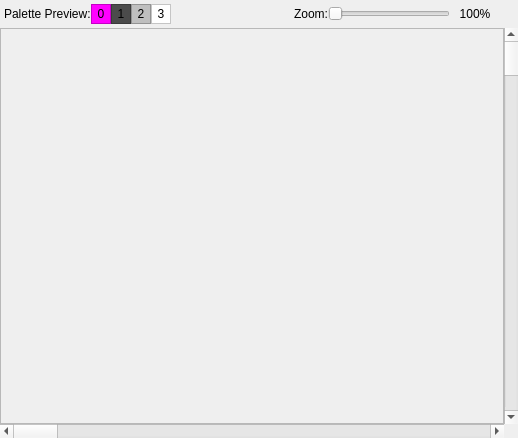
<?xml version="1.0" encoding="UTF-8"?>
<ui version="4.0">
 <class>CHRROMDisplayDialog</class>
 <widget class="QDialog" name="CHRROMDisplayDialog">
  <property name="geometry">
   <rect>
    <x>0</x>
    <y>0</y>
    <width>518</width>
    <height>438</height>
   </rect>
  </property>
  <property name="windowTitle">
   <string>Dialog</string>
  </property>
  <layout class="QGridLayout" name="gridLayout">
   <property name="margin">
    <number>0</number>
   </property>
   <property name="spacing">
    <number>0</number>
   </property>
   <item row="2" column="0">
    <widget class="QScrollBar" name="horizontalScrollBar">
     <property name="orientation">
      <enum>Qt::Horizontal</enum>
     </property>
    </widget>
   </item>
   <item row="1" column="0">
    <widget class="QFrame" name="frame">
     <property name="sizePolicy">
      <sizepolicy hsizetype="Preferred" vsizetype="Expanding">
       <horstretch>0</horstretch>
       <verstretch>0</verstretch>
      </sizepolicy>
     </property>
     <property name="frameShape">
      <enum>QFrame::StyledPanel</enum>
     </property>
     <property name="frameShadow">
      <enum>QFrame::Sunken</enum>
     </property>
     <layout class="QGridLayout" name="gridLayout_2">
      <property name="margin">
       <number>0</number>
      </property>
      <property name="spacing">
       <number>0</number>
      </property>
     </layout>
    </widget>
   </item>
   <item row="0" column="0">
    <layout class="QHBoxLayout" name="horizontalLayout">
     <property name="margin">
      <number>4</number>
     </property>
     <item>
      <widget class="QLabel" name="label">
       <property name="text">
        <string>Palette Preview:</string>
       </property>
      </widget>
     </item>
     <item>
      <widget class="QLabel" name="label_4">
       <property name="sizePolicy">
        <sizepolicy hsizetype="Fixed" vsizetype="Fixed">
         <horstretch>0</horstretch>
         <verstretch>0</verstretch>
        </sizepolicy>
       </property>
       <property name="minimumSize">
        <size>
         <width>20</width>
         <height>20</height>
        </size>
       </property>
       <property name="maximumSize">
        <size>
         <width>20</width>
         <height>20</height>
        </size>
       </property>
       <property name="palette">
        <palette>
         <active>
          <colorrole role="Base">
           <brush brushstyle="SolidPattern">
            <color alpha="255">
             <red>255</red>
             <green>255</green>
             <blue>255</blue>
            </color>
           </brush>
          </colorrole>
          <colorrole role="Window">
           <brush brushstyle="SolidPattern">
            <color alpha="255">
             <red>255</red>
             <green>0</green>
             <blue>255</blue>
            </color>
           </brush>
          </colorrole>
         </active>
         <inactive>
          <colorrole role="Base">
           <brush brushstyle="SolidPattern">
            <color alpha="255">
             <red>255</red>
             <green>255</green>
             <blue>255</blue>
            </color>
           </brush>
          </colorrole>
          <colorrole role="Window">
           <brush brushstyle="SolidPattern">
            <color alpha="255">
             <red>255</red>
             <green>0</green>
             <blue>255</blue>
            </color>
           </brush>
          </colorrole>
         </inactive>
         <disabled>
          <colorrole role="Base">
           <brush brushstyle="SolidPattern">
            <color alpha="255">
             <red>255</red>
             <green>0</green>
             <blue>255</blue>
            </color>
           </brush>
          </colorrole>
          <colorrole role="Window">
           <brush brushstyle="SolidPattern">
            <color alpha="255">
             <red>255</red>
             <green>0</green>
             <blue>255</blue>
            </color>
           </brush>
          </colorrole>
         </disabled>
        </palette>
       </property>
       <property name="autoFillBackground">
        <bool>true</bool>
       </property>
       <property name="frameShape">
        <enum>QFrame::StyledPanel</enum>
       </property>
       <property name="frameShadow">
        <enum>QFrame::Plain</enum>
       </property>
       <property name="text">
        <string>0</string>
       </property>
       <property name="alignment">
        <set>Qt::AlignCenter</set>
       </property>
      </widget>
     </item>
     <item>
      <widget class="QLabel" name="label_5">
       <property name="sizePolicy">
        <sizepolicy hsizetype="Fixed" vsizetype="Fixed">
         <horstretch>0</horstretch>
         <verstretch>0</verstretch>
        </sizepolicy>
       </property>
       <property name="minimumSize">
        <size>
         <width>20</width>
         <height>20</height>
        </size>
       </property>
       <property name="maximumSize">
        <size>
         <width>20</width>
         <height>20</height>
        </size>
       </property>
       <property name="palette">
        <palette>
         <active>
          <colorrole role="Base">
           <brush brushstyle="SolidPattern">
            <color alpha="255">
             <red>255</red>
             <green>255</green>
             <blue>255</blue>
            </color>
           </brush>
          </colorrole>
          <colorrole role="Window">
           <brush brushstyle="SolidPattern">
            <color alpha="255">
             <red>75</red>
             <green>75</green>
             <blue>75</blue>
            </color>
           </brush>
          </colorrole>
         </active>
         <inactive>
          <colorrole role="Base">
           <brush brushstyle="SolidPattern">
            <color alpha="255">
             <red>255</red>
             <green>255</green>
             <blue>255</blue>
            </color>
           </brush>
          </colorrole>
          <colorrole role="Window">
           <brush brushstyle="SolidPattern">
            <color alpha="255">
             <red>75</red>
             <green>75</green>
             <blue>75</blue>
            </color>
           </brush>
          </colorrole>
         </inactive>
         <disabled>
          <colorrole role="Base">
           <brush brushstyle="SolidPattern">
            <color alpha="255">
             <red>75</red>
             <green>75</green>
             <blue>75</blue>
            </color>
           </brush>
          </colorrole>
          <colorrole role="Window">
           <brush brushstyle="SolidPattern">
            <color alpha="255">
             <red>75</red>
             <green>75</green>
             <blue>75</blue>
            </color>
           </brush>
          </colorrole>
         </disabled>
        </palette>
       </property>
       <property name="autoFillBackground">
        <bool>true</bool>
       </property>
       <property name="frameShape">
        <enum>QFrame::StyledPanel</enum>
       </property>
       <property name="frameShadow">
        <enum>QFrame::Plain</enum>
       </property>
       <property name="text">
        <string>1</string>
       </property>
       <property name="alignment">
        <set>Qt::AlignCenter</set>
       </property>
      </widget>
     </item>
     <item>
      <widget class="QLabel" name="label_6">
       <property name="sizePolicy">
        <sizepolicy hsizetype="Fixed" vsizetype="Fixed">
         <horstretch>0</horstretch>
         <verstretch>0</verstretch>
        </sizepolicy>
       </property>
       <property name="minimumSize">
        <size>
         <width>20</width>
         <height>20</height>
        </size>
       </property>
       <property name="maximumSize">
        <size>
         <width>20</width>
         <height>20</height>
        </size>
       </property>
       <property name="palette">
        <palette>
         <active>
          <colorrole role="Base">
           <brush brushstyle="SolidPattern">
            <color alpha="255">
             <red>255</red>
             <green>255</green>
             <blue>255</blue>
            </color>
           </brush>
          </colorrole>
          <colorrole role="Window">
           <brush brushstyle="SolidPattern">
            <color alpha="255">
             <red>191</red>
             <green>191</green>
             <blue>191</blue>
            </color>
           </brush>
          </colorrole>
         </active>
         <inactive>
          <colorrole role="Base">
           <brush brushstyle="SolidPattern">
            <color alpha="255">
             <red>255</red>
             <green>255</green>
             <blue>255</blue>
            </color>
           </brush>
          </colorrole>
          <colorrole role="Window">
           <brush brushstyle="SolidPattern">
            <color alpha="255">
             <red>191</red>
             <green>191</green>
             <blue>191</blue>
            </color>
           </brush>
          </colorrole>
         </inactive>
         <disabled>
          <colorrole role="Base">
           <brush brushstyle="SolidPattern">
            <color alpha="255">
             <red>191</red>
             <green>191</green>
             <blue>191</blue>
            </color>
           </brush>
          </colorrole>
          <colorrole role="Window">
           <brush brushstyle="SolidPattern">
            <color alpha="255">
             <red>191</red>
             <green>191</green>
             <blue>191</blue>
            </color>
           </brush>
          </colorrole>
         </disabled>
        </palette>
       </property>
       <property name="autoFillBackground">
        <bool>true</bool>
       </property>
       <property name="frameShape">
        <enum>QFrame::StyledPanel</enum>
       </property>
       <property name="frameShadow">
        <enum>QFrame::Plain</enum>
       </property>
       <property name="text">
        <string>2</string>
       </property>
       <property name="alignment">
        <set>Qt::AlignCenter</set>
       </property>
      </widget>
     </item>
     <item>
      <widget class="QLabel" name="label_7">
       <property name="sizePolicy">
        <sizepolicy hsizetype="Fixed" vsizetype="Fixed">
         <horstretch>0</horstretch>
         <verstretch>0</verstretch>
        </sizepolicy>
       </property>
       <property name="minimumSize">
        <size>
         <width>20</width>
         <height>20</height>
        </size>
       </property>
       <property name="maximumSize">
        <size>
         <width>20</width>
         <height>20</height>
        </size>
       </property>
       <property name="palette">
        <palette>
         <active>
          <colorrole role="Base">
           <brush brushstyle="SolidPattern">
            <color alpha="255">
             <red>255</red>
             <green>255</green>
             <blue>255</blue>
            </color>
           </brush>
          </colorrole>
          <colorrole role="Window">
           <brush brushstyle="SolidPattern">
            <color alpha="255">
             <red>255</red>
             <green>255</green>
             <blue>255</blue>
            </color>
           </brush>
          </colorrole>
         </active>
         <inactive>
          <colorrole role="Base">
           <brush brushstyle="SolidPattern">
            <color alpha="255">
             <red>255</red>
             <green>255</green>
             <blue>255</blue>
            </color>
           </brush>
          </colorrole>
          <colorrole role="Window">
           <brush brushstyle="SolidPattern">
            <color alpha="255">
             <red>255</red>
             <green>255</green>
             <blue>255</blue>
            </color>
           </brush>
          </colorrole>
         </inactive>
         <disabled>
          <colorrole role="Base">
           <brush brushstyle="SolidPattern">
            <color alpha="255">
             <red>255</red>
             <green>255</green>
             <blue>255</blue>
            </color>
           </brush>
          </colorrole>
          <colorrole role="Window">
           <brush brushstyle="SolidPattern">
            <color alpha="255">
             <red>255</red>
             <green>255</green>
             <blue>255</blue>
            </color>
           </brush>
          </colorrole>
         </disabled>
        </palette>
       </property>
       <property name="autoFillBackground">
        <bool>true</bool>
       </property>
       <property name="frameShape">
        <enum>QFrame::StyledPanel</enum>
       </property>
       <property name="frameShadow">
        <enum>QFrame::Plain</enum>
       </property>
       <property name="text">
        <string>3</string>
       </property>
       <property name="alignment">
        <set>Qt::AlignCenter</set>
       </property>
      </widget>
     </item>
     <item>
      <spacer name="horizontalSpacer">
       <property name="orientation">
        <enum>Qt::Horizontal</enum>
       </property>
       <property name="sizeHint" stdset="0">
        <size>
         <width>40</width>
         <height>20</height>
        </size>
       </property>
      </spacer>
     </item>
     <item>
      <widget class="QLabel" name="label_2">
       <property name="text">
        <string>Zoom:</string>
       </property>
      </widget>
     </item>
     <item>
      <widget class="QSlider" name="zoomSlider">
       <property name="minimum">
        <number>100</number>
       </property>
       <property name="maximum">
        <number>1000</number>
       </property>
       <property name="pageStep">
        <number>100</number>
       </property>
       <property name="orientation">
        <enum>Qt::Horizontal</enum>
       </property>
       <property name="invertedAppearance">
        <bool>false</bool>
       </property>
       <property name="invertedControls">
        <bool>false</bool>
       </property>
      </widget>
     </item>
     <item>
      <widget class="QLabel" name="zoomValueLabel">
       <property name="sizePolicy">
        <sizepolicy hsizetype="Fixed" vsizetype="Preferred">
         <horstretch>0</horstretch>
         <verstretch>0</verstretch>
        </sizepolicy>
       </property>
       <property name="minimumSize">
        <size>
         <width>50</width>
         <height>0</height>
        </size>
       </property>
       <property name="maximumSize">
        <size>
         <width>50</width>
         <height>16777215</height>
        </size>
       </property>
       <property name="text">
        <string>100%</string>
       </property>
       <property name="alignment">
        <set>Qt::AlignCenter</set>
       </property>
      </widget>
     </item>
    </layout>
   </item>
   <item row="1" column="1">
    <widget class="QScrollBar" name="verticalScrollBar">
     <property name="orientation">
      <enum>Qt::Vertical</enum>
     </property>
    </widget>
   </item>
  </layout>
 </widget>
 <resources/>
 <connections/>
</ui>
